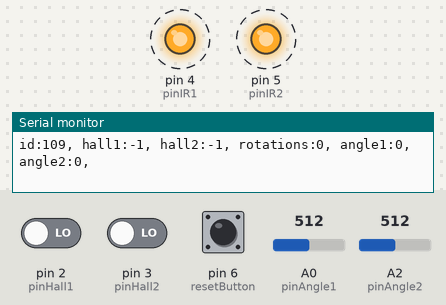
A sketch run on a simulated Arduino Uno, built with avr-gcc and run on an emulated ATmega328P. Shown: output pins drawn as LEDs (lit = HIGH), the last lines printed to the serial monitor. Dashed ring = blinking. Inputs (shaded band) come from the test bench; at power-on: pin 6 (resetButton) HIGH, A0 (pinAngle1) = 512, pin 2 (pinHall1) LOW, pin 3 (pinHall2) LOW, A2 (pinAngle2) = 512.

Above: at 1.2 s.
1.3 s: pin 6 (resetButton) pulled LOW for 0.15 s
3.0 s: A0 (pinAngle1) set to 513
6.0 s: pin 2 (pinHall1) driven HIGH
9.0 s: pin 3 (pinHall2) driven HIGH
15.0 s: pin 6 (resetButton) pulled LOW for 3.2 s
At 19.7 s:
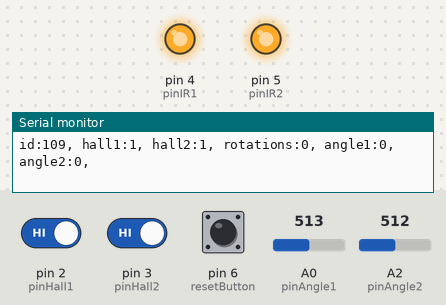
Timing chart, 0 to 22.2 s (numbered marks = the images above; inputs shaded):
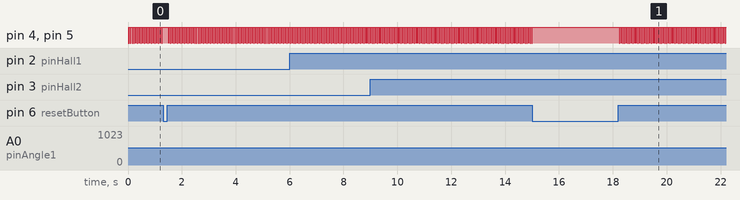

The sketch:

harpduino.ino
```cpp
/*
  Harpuino
 Human Harp Module Arduino Code

 D0, D1 Serial
 A4, A5 I2C

 D2     Hall Effect sensor
 D3     Hall Effect sensor located to after first sensor
 (clockwise with rotation of spindle)

 A0     Light sensor 1
 A1     Light sensor 2
 D8     Reset button
 D9     IR LED 1
 D10    IR LED 2
 */


// module ID
#define MODULE_ID 109

// pins
int pinHall1 = 2;
int pinHall2 = 3;
int resetButton = 6;
int pinIR1 = 4;
int pinIR2 = 5;
int pinAngle1 = A0;
int pinAngle2 = A2;

// other variables
volatile int hallValue1 = -1;
volatile int hallValue2 = -1;
volatile int prevHallValue1 = -1;
volatile int prevHallValue2 = -1;
volatile int rotationCount = 0;

int ambientLight1;
int ambientLight2;
int angleValue1;
int angleValue2;

String inputString = " ";
boolean stringComplete = false;
String identifyString = "identify";

//------------------------------------------------------------------
void setup() {
  Serial.begin( 9600 );

  pinMode( pinHall1, INPUT );
  pinMode( pinHall2, INPUT );
  pinMode( resetButton, INPUT );
  digitalWrite( resetButton, HIGH ); // internal pullup
  pinMode( pinIR1, OUTPUT );
  pinMode( pinIR2, OUTPUT );

  // reserve 200 bytes for the input string
  inputString.reserve(200);

  resetSensors();

  attachInterrupt( 0, firstHallTripped, CHANGE );
  attachInterrupt( 1, secondHallTripped, CHANGE );
}

//------------------------------------------------------------------
void loop() {

  // if button is pressed
  if ( digitalRead( resetButton ) ) {
    // reset the values
    resetSensors();
  }

  // if newline has arrived from serial in
  if (stringComplete) {
    inputString.trim();
    // request to identify
    if( inputString == "hello" ) {
      Serial.print("hello:");
      Serial.print(MODULE_ID);
      Serial.println(",");
    }
    // request reset
    if( inputString == "reset" ) {
      resetSensors();
    }

    // clear the string
    inputString = " ";
    stringComplete = false;
  }

  // read in angle sensors
  angleValue1 = ambientLight1 - analogRead( pinAngle1 );
  angleValue2 = ambientLight2 - analogRead( pinAngle2 );

  // print via Serial the different values
  Serial.print("id:");
  Serial.print(MODULE_ID);
  Serial.print(", hall1:");
  Serial.print( hallValue1 );
  Serial.print(", hall2:" );
  Serial.print( hallValue2 );
  Serial.print(", rotations:");
  Serial.print( rotationCount );
  Serial.print( ", angle1:" );
  Serial.print( angleValue1 );
  Serial.print(", angle2:" );
  Serial.print( angleValue2 );
  Serial.println(",");

  delay( 10 );
}

//------------------------------------------------------------------
// called when new serial data arrives
void serialEvent() {
  while( Serial.available() ) {
    // get the new byte
    char inChar = (char)Serial.read();

    // if incoming character is a newline, set flag
    if (inChar == '\n') {
      stringComplete = true;
    }
    else {
      // add to inputString
      inputString += inChar;
    }
  }
}

//------------------------------------------------------------------
// reset rotations count and background light
void resetSensors() {
  rotationCount = 0;

  digitalWrite( pinIR1, LOW );
  digitalWrite( pinIR2, LOW );
  ambientLight1 = analogRead( pinAngle1 );
  ambientLight2 = analogRead( pinAngle2 );
  delay( 10 );

  digitalWrite( pinIR1, HIGH );
  digitalWrite( pinIR2, HIGH );

}

//------------------------------------------------------------------
// called when magnetic field changes
// across first Hall Effect sensor
void firstHallTripped() {
  hallValue1 = digitalRead( pinHall1 );
  updateRotations();
}

//------------------------------------------------------------------
// called when magnetic field changes
// across second Hall Effect sensor
void secondHallTripped() {
  hallValue2 = digitalRead( pinHall2 );
  updateRotations();
}

//------------------------------------------------------------------
void updateRotations() {
  // DETECTING INCREASE VS DECREASE
  /*
  if on the first then the second
   we are turning counterclockwise
   and pulling out the string

   if the same change in state happens on the second one and then the first
   we are turning clockwise
   and winding back in the string
   */


  if ( prevHallValue1 == prevHallValue2 &&
    prevHallValue1 == hallValue1 ) {
    rotationCount--;
  }

  if ( prevHallValue1 == prevHallValue2 &&
    prevHallValue1 == hallValue2) {
    rotationCount++;
  }

  prevHallValue1 = hallValue1;
  prevHallValue2 = hallValue2;
}
```

Measured:
- by itself, pin 4 (pinIR1), pin 5 (pinIR2): repeats every 0.06 s: LOW 0.01 s, HIGH 0.05 s
